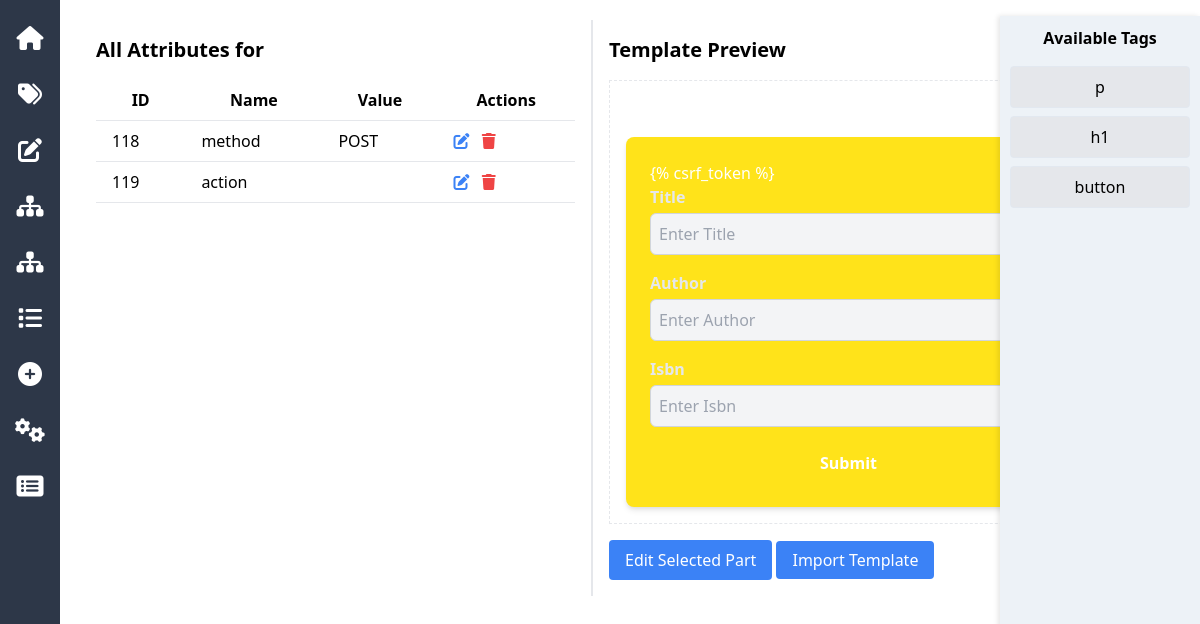
The app's page /idd/template/13/view-all-attributes/?tag_id=187 (signed in) with its own data.
### idd/models.py (models this page shows, shortened)
class Attribute(models.Model):
    tag = models.ForeignKey(Tag, related_name='attributes', on_delete=models.CASCADE)
    attribute_name = models.CharField(max_length=50)
    attribute_value = models.CharField(max_length=255)
    class Meta:
        unique_together = ('tag', 'attribute_name')

### idd/views.py (the view)
# urls.py: path('template/<int:template_id>/view-all-attributes/', view_all_attributes, name='view_all_attributes'),
def view_all_attributes(request, template_id):
    data = get_common_data(template_id, request.GET.get('tag_id'))
    data['attributes'] = Attribute.objects.filter(tag=data['tag'])
    return render_with_context(request, 'view_all_attributes.html', data)

### authApp/autoLogoutMiddleware.py (called while the page is built, shortened)
    def __call__(self, request):
        if request.user.is_authenticated:
            last_activity = request.session.get('last_activity')
            current_time = now()
            request.session['last_activity'] = current_time.isoformat()
        return self.get_response(request)

### idd/views.py (called while the page is built)
def render_with_context(request, template_name, context=None, additional_data=None):
    if context is None:
        context = {}
    if additional_data:
        context.update(additional_data)
    return render(request, template_name, context)

def get_common_data(template_id, tag_id=None):
    template = get_object_or_404(Template, id=template_id)
    tag = get_object_or_404(Tag, id=tag_id) if tag_id else None
    html_structure = generate_template_by_id(template_id)
    return {
        'template': template,
        'tag': tag,
        'html_structure': html_structure
    }

### idd/templates/view_all_attributes.html
{% extends 'base_template.html' %}
{% block content %}
<div class="mb-4">
    <h2 class="text-xl font-bold mb-4">All Attributes for {{ tag.name }}</h2>
    <table class="min-w-full bg-white">
        <thead>
            <tr>
                <th class="py-2 px-4 border-b">ID</th>
                <th class="py-2 px-4 border-b">Name</th>
                <th class="py-2 px-4 border-b">Value</th>
                <th class="py-2 px-4 border-b">Actions</th>
            </tr>
        </thead>
        <tbody>
            {% for attribute in attributes %}
            <tr>
                <td class="py-2 px-4 border-b">{{ attribute.id }}</td>
                <td class="py-2 px-4 border-b">{{ attribute.attribute_name }}</td>
                <td class="py-2 px-4 border-b">{{ attribute.attribute_value }}</td>
                <td class="py-2 px-4 border-b">
                    <a href="{% url 'edit_attribute' template.id %}?attribute_id={{ attribute.id }}" class="text-blue-500 hover:text-blue-700 mr-2">
                        <i class="fas fa-edit"></i>
                    </a>
                    <a href="{% url 'delete_attribute' template.id %}?attribute_id={{ attribute.id }}" class="text-red-500 hover:text-red-700">
                        <i class="fas fa-trash"></i>
                    </a>
                </td>
            </tr>
            {% endfor %}
        </tbody>
    </table>
</div>
{% endblock %}

### records on screen
Attribute: id "118", attribute_name "method", attribute_value "POST"
Attribute: id "119", attribute_name "action"
